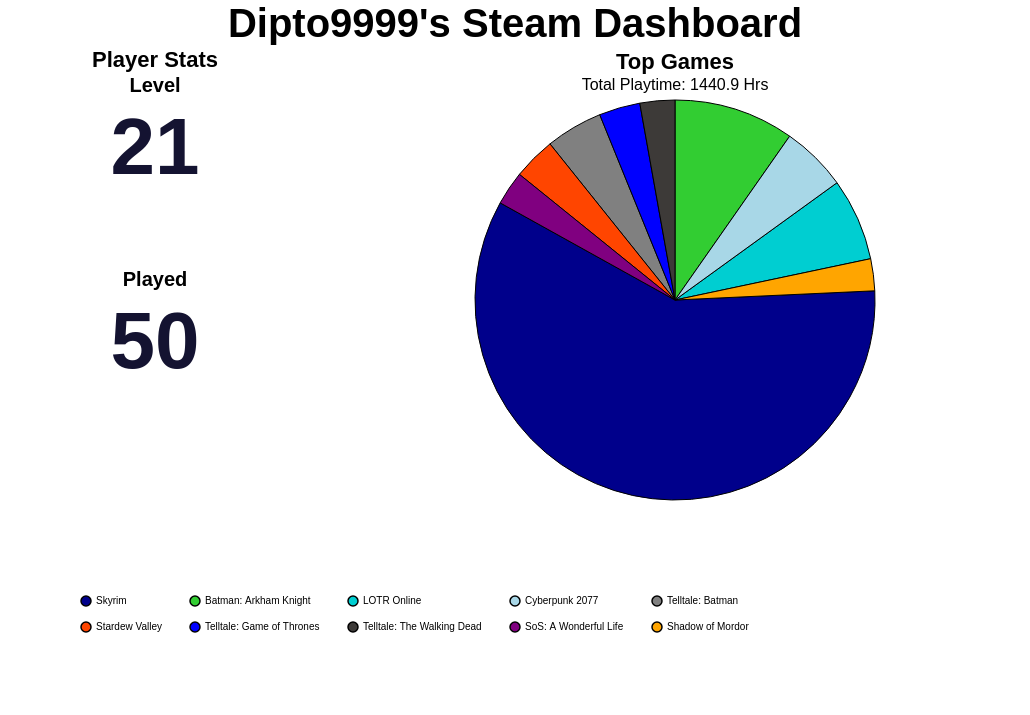

Here is the Vega-Lite specification saved for this chart:
### Vega-Lite specification from a JSON file in a GitHub repository (floating-point values rounded to 4 significant figures)
{"background": null, "config": {"view": {"continuousWidth": 300, "continuousHeight": 300, "strokeOpacity": 0, "strokeWidth": 1.5}, "axis": {"labelFontSize": 12, "titleFontSize": 16}, "legend": {"labelFontSize": 12, "titleFontSize": 16}}, "hconcat": [{"vconcat": [{"data": {"name": "data-ce2f25787bade8ca3fba4cb14335a451"}, "mark": {"type": "text", "align": "center", "baseline": "middle", "color": "#141331", "fontSize": 80, "fontWeight": "bold"}, "encoding": {"text": {"field": "Value", "type": "quantitative"}, "x": {"axis": null, "field": "Metric", "type": "nominal"}, "y": {"value": 50}}, "height": 150, "title": {"text": "Level", "anchor": "middle", "fontSize": 20}, "width": 300}, {"data": {"name": "data-92b892d679d5fbeaa0a56e1238c7fc12"}, "mark": {"type": "text", "align": "center", "baseline": "middle", "color": "#141331", "fontSize": 80, "fontWeight": "bold"}, "encoding": {"text": {"field": "Value", "type": "quantitative"}, "x": {"axis": null, "field": "Metric", "type": "nominal"}, "y": {"value": 50}}, "height": 150, "title": {"text": "Played", "anchor": "middle", "fontSize": 20}, "width": 300}], "title": {"text": "Player Stats", "anchor": "middle", "fontSize": 22}}, {"data": {"name": "data-b2da6c3eee8efb20e4c0e498a7d77a12"}, "mark": {"type": "arc", "stroke": "black", "strokeWidth": 1}, "encoding": {"color": {"field": "name", "legend": {"columnPadding": 25, "columns": 5, "direction": "horizontal", "labelFontSize": 10, "orient": "bottom", "padding": 75, "rowPadding": 10, "title": "", "titleAlign": "center", "titleFontSize": 16}, "scale": {"range": ["#00008B", "#32CD32", "#00CED1", "#A8D7E7", "#808080", "#FF4500", "#0000FF", "#3D3A38", "#800080", "#FFA500", "#006400", "#8B0000", "#FFD700", "#4682B4", "#2E8B57"]}, "sort": null, "type": "nominal"}, "theta": {"field": "playtime_percentage", "type": "quantitative"}, "tooltip": [{"field": "name", "title": "Game", "type": "nominal"}, {"field": "playtime_forever", "format": ".1f", "title": "Time (Hrs)", "type": "quantitative"}, {"field": "playtime_percentage", "format": ".2f", "title": "Playtime (%)", "type": "quantitative"}]}, "height": 400, "title": {"text": "Top Games", "anchor": "middle", "fontSize": 22, "subtitle": "Total Playtime: 1440.9 Hrs", "subtitleFontSize": 16}, "width": 700}], "padding": {"left": 250, "right": 250, "top": 0, "bottom": 0}, "title": {"text": "Dipto9999's Steam Dashboard", "anchor": "middle", "fontSize": 40}, "$schema": "https://vega.github.io/schema/vega-lite/v5.20.1.json", "datasets": {"data-ce2f25787bade8ca3fba4cb14335a451": [{"Metric": "Level", "Value": 21}], "data-92b892d679d5fbeaa0a56e1238c7fc12": [{"Metric": "Played", "Value": 50}], "data-b2da6c3eee8efb20e4c0e498a7d77a12": [{"name": "Skyrim", "playtime_forever": 845.3, "appid": 72850, "playtime_percentage": 58.81}, {"name": "Batman: Arkham Knight", "playtime_forever": 139.7, "appid": 208650, "playtime_percentage": 9.72}, {"name": "LOTR Online", "playtime_forever": 95.7, "appid": 212500, "playtime_percentage": 6.66}, {"name": "Cyberpunk 2077", "playtime_forever": 76.28, "appid": 1091500, "playtime_percentage": 5.31}, {"name": "Telltale: Batman", "playtime_forever": 66.22, "appid": 498240, "playtime_percentage": 4.61}, {"name": "Stardew Valley", "playtime_forever": 49.5, "appid": 413150, "playtime_percentage": 3.44}, {"name": "Telltale: Game of Thrones", "playtime_forever": 47.68, "appid": 330840, "playtime_percentage": 3.32}, {"name": "Telltale: The Walking Dead", "playtime_forever": 40.52, "appid": 207610, "playtime_percentage": 2.82}, {"name": "SoS: A Wonderful Life", "playtime_forever": 39.42, "appid": 2111170, "playtime_percentage": 2.74}, {"name": "Shadow of Mordor", "playtime_forever": 37.05, "appid": 241930, "playtime_percentage": 2.58}]}}
